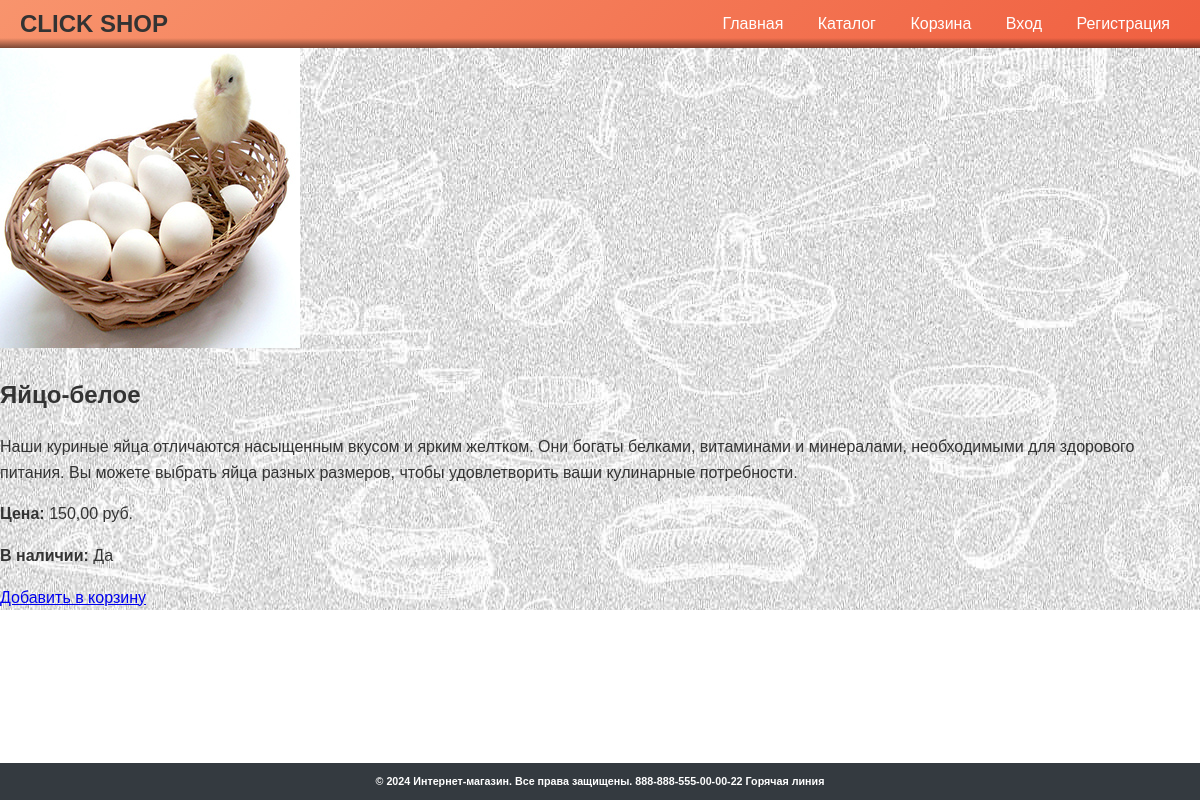
Page /products/product/yaico-beloe/ on the committed database.
### products/models.py (models this page shows, shortened)
class Product(models.Model):
    category = models.ForeignKey(Category, related_name='products', on_delete=models.CASCADE)
    name = models.CharField(max_length=255)
    slug = models.SlugField(unique=True, blank=True)
    description = models.TextField()
    price = models.DecimalField(max_digits=10, decimal_places=2)
    stock = models.PositiveIntegerField()
    available = models.BooleanField(default=True)
    created = models.DateTimeField(auto_now_add=True)
    updated = models.DateTimeField(auto_now=True)

### products/views.py (the view)
# urls.py: path('product/<str:slug>/', views.product_detail, name='product_detail'),
def product_detail(request, slug):
    product = get_object_or_404(Product, slug=slug)
    return render(request, 'products/product_detail.html', {'product': product})

### products/templates/products/product_detail.html (shortened to what this page needs)
{% extends "accounts/base.html" %}
{% load static %}
{% block content %}
<div class="container">
    <div class="row">
        <div class="col-md-6">
            <img src="{% static 'products/images/яйцо 300.jpg' %}" alt="{{ product.name }}">
        </div>
        <div class="col-md-6">
            <h2>{{ product.name }}</h2>
            <p>{{ product.description }}</p>
            <p><strong>Цена:</strong> {{ product.price }} руб.</p>
            {% if product.stock > 0 %}
                <p><strong>В наличии:</strong> Да</p>
            {% else %}
                <p><strong>В наличии:</strong> Нет</p>
            {% endif %}
            <a href="#" class="btn btn-primary">Добавить в корзину</a>
        </div>
    </div>
</div>
{% endblock %}

### templates/accounts/base.html (shortened to what this page needs)
<!DOCTYPE html>
{% load static %}
<html lang="en">
<head>
    <link rel="stylesheet" type="text/css" href="{% static 'css/style.css' %}">
</head>
<body>
    <header>
        <h1 class="logo"><a href="{% url 'home' %}">Click Shop</a></h1>
        <nav>
            <ul>
                <li><a href="{% url 'home' %}">Главная</a></li>
                <li><a href="{% url 'home' %}">Каталог</a></li>
                <li><a href="{% url 'home' %}">Корзина</a></li>
                {% if user.is_authenticated %}
                    <li><a href="{% url 'logout' %}">Выход</a></li>
                {% else %}
                    <li><a href="{% url 'login' %}">Вход</a></li>
                    <li><a href="{% url 'register' %}">Регистрация</a></li>
                {% endif %}
            </ul>
        </nav>
    </header>
    <div class="container" style="background-image: url('{% static 'products/images/5.jpg' %}');">
        <main>
            {% block content %}
            {% endblock %}
        </main>
    </div>
    <h6 class="text-right">© 2024 Интернет-магазин. Все права защищены. 888-888-555-00-00-22 Горячая линия</h6>
</body>
</html>

### static/css/style.css (style rules this page uses)
body { font-family: Arial, sans-serif; margin: 0; padding: 0; display: flex; flex-direction: column; min-height: 100vh; line-height: 1.6; color: #333; }
header { background: linear-gradient(135deg, #f8946d, #f05f40); color: white; padding: 5px 0; text-align: center; position: relative; }
header .logo { margin: 0; padding: 0 0 0 20px; font-size: 1.5em; font-weight: bold; display: flex; align-items: center; }
header .logo a { text-decoration: none; color: #333; font-size: 24px; font-weight: bold; font-family: 'Arial', sans-serif; text-transform: uppercase; transition: color 0.3s ease; }
header::after { content: ""; position: absolute; bottom: 0; left: 0; width: 100%; height: 10px; background: linear-gradient(to bottom, rgba(255, 255, 255, 0), rgba(0, 0, 0, 0.5)); }
header h1 { margin: 0; font-size: 2.5em; }
nav ul { list-style-type: none; padding: 0; margin: 0; position: absolute; top: 50%; right: 20px; transform: translateY(-50%); }
nav ul li { display: inline; margin-left: 10px; }
nav ul li a { color: white; text-decoration: none; padding: 5px 10px; border-radius: 5px; }
.text-right { position: fixed; margin-bottom: auto; bottom: 0; left: 0; width: 100%; background-color: #343a40; color: #ffffff; text-align: center; padding: 10px 0; }

### rows in the picture
Product: name "Яйцо-белое", description "Наши куриные яйца отличаются насыщенным вкусом и ярким желтком. Они богаты белками, витаминами и минералами, необходимыми для здорового питания. Вы можете выбрать яйца разных размеров, чтобы удовлетворить ваши кулинарные потребности.", price "150,00"
